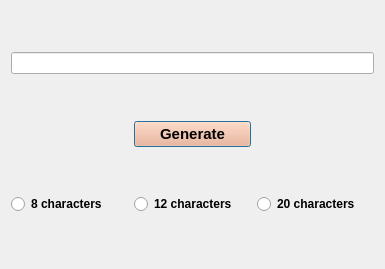
<?xml version="1.0" encoding="UTF-8"?>
<ui version="4.0">
 <class>Dialog</class>
 <widget class="QDialog" name="Dialog">
  <property name="geometry">
   <rect>
    <x>0</x>
    <y>0</y>
    <width>385</width>
    <height>269</height>
   </rect>
  </property>
  <property name="windowTitle">
   <string>Dialog</string>
  </property>
  <layout class="QGridLayout" name="gridLayout">
   <item row="0" column="0" colspan="3">
    <widget class="QLineEdit" name="lineEdit"/>
   </item>
   <item row="1" column="1">
    <widget class="QPushButton" name="btn_pass">
     <property name="font">
      <font>
       <pointsize>11</pointsize>
       <bold>true</bold>
      </font>
     </property>
     <property name="styleSheet">
      <string notr="true">background-color: rgb(255, 170, 127);</string>
     </property>
     <property name="text">
      <string>Generate</string>
     </property>
    </widget>
   </item>
   <item row="2" column="0">
    <widget class="QRadioButton" name="rb_8">
     <property name="font">
      <font>
       <bold>true</bold>
      </font>
     </property>
     <property name="text">
      <string>8 characters</string>
     </property>
    </widget>
   </item>
   <item row="2" column="1">
    <widget class="QRadioButton" name="rb_12">
     <property name="font">
      <font>
       <bold>true</bold>
      </font>
     </property>
     <property name="text">
      <string>12 characters</string>
     </property>
    </widget>
   </item>
   <item row="2" column="2">
    <widget class="QRadioButton" name="rb_20">
     <property name="font">
      <font>
       <bold>true</bold>
      </font>
     </property>
     <property name="text">
      <string>20 characters</string>
     </property>
    </widget>
   </item>
  </layout>
 </widget>
 <resources/>
 <connections/>
</ui>
